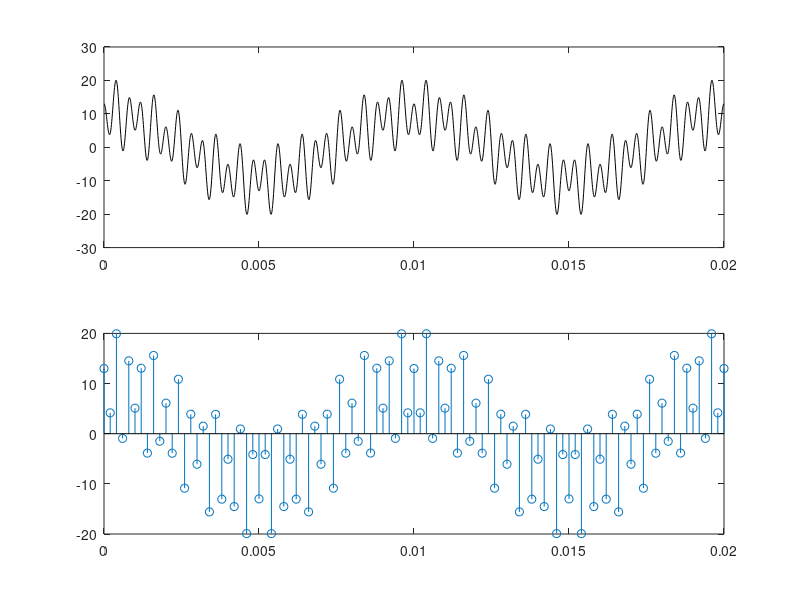

This figure's MATLAB source:
Tmax = 0.02;
fk = [100 1500 2500];
ak = [10 4 7];
tk = 0: 0.00001: Tmax;

xk = ak(1)*cos(2*pi*fk(1)*tk)-ak(2)*cos(2*pi*fk(2)*tk)+ak(3)*cos(2*pi*fk(3)*tk);
fmax = fk(3);
fs = 2*fmax;ts= 1/fs;

td = 0 : ts : Tmax;  

xd = ak(1)*cos(2*pi*fk(1)*td)-ak(2)*cos(2*pi*fk(2)*td)+ak(3)*cos(2*pi*fk(3)*td);

subplot(2,1,1),plot(tk,xk,'k');

subplot(2,1,2),stem(td,xd);